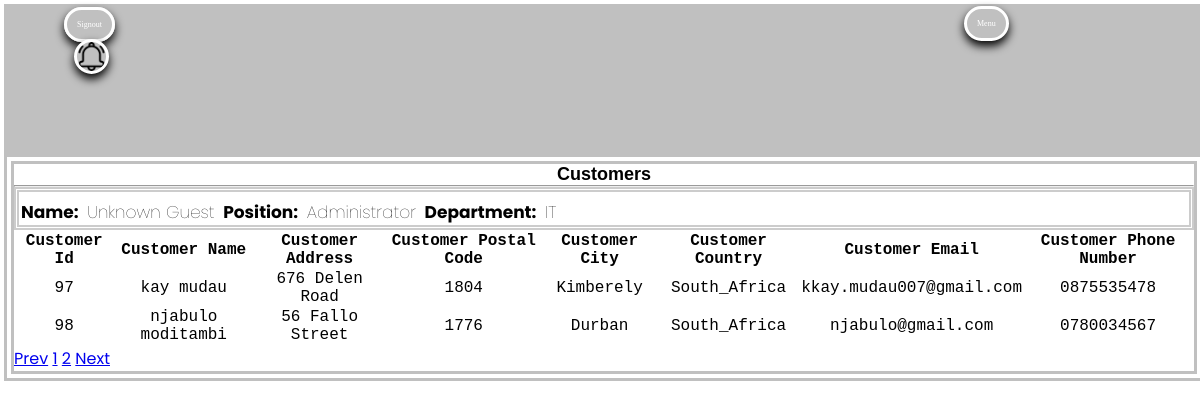
The app's page /admin/admincustomers.php (signed in) with its own data.
### tables this page shows
CREATE TABLE `users` (
  `flduserid` int(11) NOT NULL,
  `flduserimage` varchar(255) NOT NULL,
  `flduserfirstname` varchar(100) NOT NULL,
  `flduserlastname` varchar(100) NOT NULL,
  `flduseraddressline1` varchar(150) NOT NULL,
  `flduseraddressline2` varchar(150) NOT NULL,
  `flduserpostalcode` varchar(10) NOT NULL,
  `fldusercity` varchar(150) NOT NULL,
  `fldusercountry` varchar(150) NOT NULL,
  `flduseremail` varchar(150) NOT NULL,
  `flduserphonenumber` varchar(15) NOT NULL,
  `flduseridnumber` varchar(13) NOT NULL,
  `flduserpassword` varchar(150) NOT NULL
);

### admin/adminserver/getadmincustomers.php (called while the page is built, shortened)
<?php
  include('adminconnection.php');
  if(isset($_GET['pagenumber']) && $_GET['pagenumber'] != ""){
    $pagenumber = $_GET['pagenumber'];
  }
  else{
    $pagenumber = 1;
  }
  $stmt = $conn->prepare("SELECT COUNT(*) AS fldtotalrecords FROM products");
  $stmt->execute();
  $stmt->bind_result($totalrecords);
  $totalrecordsperpage = 10;
  $offset = ($pagenumber - 1) * $totalrecordsperpage;
  $totalnumberofpages = ceil($totalrecords / $totalrecordsperpage);
  $stmt1 = $conn->prepare("SELECT * FROM users LIMIT $offset,$totalrecordsperpage");
  $stmt1->execute();
  $customers = $stmt1->get_result();

### admin/admincustomers.php (the view, shortened to what this page needs)
<?php
include('adminlayouts/adminheader.php');
include('adminserver/getadminlogout.php');
?>
  <body>
    <section class="dashboard">
      <div class="dashboardcontainer" id="dashboardcontainer">
        <div class="text-center mt-3 pt-5 col-lg-6 col-md-12 col-sm-12">
          <h3>Customers</h3>
          <hr class="mx-auto">
          <div class="dashboardadmininfo">
            <p>Name: <span><?php if(isset($_SESSION['fldadminname'])){ echo $_SESSION['fldadminname']; }?></span> Position: <span><?php if(isset($_SESSION['fldadminposition'])){ echo $_SESSION['fldadminposition']; }?></span> Department: <span><?php if(isset($_SESSION['fldadmindepartment'])){ echo $_SESSION['fldadmindepartment']; }?></span></p>
          </div>
          <div class="dashboardinfo">
            <div class="adminproductstablecontainer">
              <table class="adminproductstable">
                <thead>
                  <tr>
                    <th scope="col">Customer Id</th>
                    <th scope="col">Customer Name</th>
                    <th scope="col">Customer Address</th>
                    <th scope="col">Customer Postal Code</th>
                    <th scope="col">Customer City</th>
                    <th scope="col">Customer Country</th>
                    <th scope="col">Customer Email</th>
                    <th scope="col">Customer Phone Number</th>
                  </tr>
                </thead>
                <tbody>
                  <?php include('adminserver/getadmincustomers.php');
                    foreach($customers as $customer){?>
                  <tr>
                    <td><?php echo $customer['flduserid']; ?></td>
                    <td><?php echo $customer['flduserfirstname']." ";  echo $customer['flduserlastname']; ?></td>
                    <td><?php echo $customer['flduseraddressline1']; ?></td>
                    <td><?php echo $customer['flduserpostalcode']; ?></td>
                    <td><?php echo $customer['fldusercity']; ?></td>
                    <td><?php echo $customer['fldusercountry']; ?></td>
                    <td><?php echo $customer['flduseremail']; ?></td>
                    <td><?php echo $customer['flduserphonenumber']; ?></td>
                  </tr>
                  <?php } ?>
                </tbody>
              </table>
              <div class="page-btn">
                <span class="page-item <?php if($pagenumber <= 1){ echo 'disabled';} ?>"><a class="page-link" href="<?php if($pagenumber <= 1){ echo '#';}else{ echo "?pagenumber=".($pagenumber - 1);} ?>">Prev</a></span>
                <span class="page-item"><a class="page-link" href="?pagenumber=1">1</a></span>
                <span class="page-item"><a class="page-link" href="?pagenumber=2">2</a></span>
                <span class="page-item <?php if($pagenumber >= $totalnumberofpages){ echo 'disabled';} ?>"><a class="page-link" href="<?php if($pagenumber >= $totalnumberofpages){ echo '#';}else{ echo "?pagenumber=".($pagenumber + 1);} ?>">Next</a></span>
              </div>
            </div>
          </div>
        </div>
      </div>
    </section><br><br><br><br><br><br><br><br><br>
  </body>
</html>

### admin/adminassets/adminstyles/adminstyledefault.css (style rules this page uses)
* { margin: 0px; padding: 0px; box-sizing: border-box; }
body { font-family: 'Poppins', sans-serif; margin:4px, 4px; padding:4px; overflow-x: auto; overflow-y: auto; }
.dashboard { width: 100vw; height: 100vh; margin-top: 150px; }
.dashboardcontainer { border: solid silver; border-width: 10px; border-style: double; width: 100vw; height: fit-content; margin-left: 0px; }
.dashboardcontainer h3 { font-family: sans-serif; font-size: large; font-weight: bold; text-align: center; color: #000; }
.dashboardadmininfo { border: dotted #ccc; border-width: 5px; border-style: double; width: 100%; height: fit-content; }
.dashboardadmininfo p { word-spacing: 40px; font-size: 12px; font-weight: 10px; color: #000; font-weight: bold; margin-top: 7px; margin-left: 2px; }
.dashboardadmininfo span { word-spacing: 1px; font-size: 12px; font-weight: 18; }
.adminproductstable { font-family: 'Courier New'; font-size: large; font-style: normal; width: 100%; }
.adminproductstable td { text-align: center; }
@media only screen and (max-width: 1300px) { .dashboardcontainer h3 { font-size: x-large; } }
@media only screen and (max-width: 1300px) { .dashboardadmininfo p { word-spacing: 5px; font-size: 24px; } }
@media only screen and (max-width: 1300px) { .dashboardadmininfo span { word-spacing: 0.5px; font-size: 25px; } }
@media only screen and (max-width: 1300px) { .adminproductstable { font-size: 20px; } }
@media only screen and (max-width: 1200px) { .dashboardcontainer h3 { font-size: large; } }
@media only screen and (max-width: 1200px) { .dashboardadmininfo p { word-spacing: 5px; font-size: 17px; margin-top: 7px; margin-left: 2px; } }
@media only screen and (max-width: 1200px) { .dashboardadmininfo span { word-spacing: 0.5px; font-size: 17px; } }
@media only screen and (max-width: 1200px) { .adminproductstable { font-size: 16px; } }

### records on screen
users: flduserid "97", flduserfirstname "kay", flduserlastname "mudau", flduseraddressline1 "676 Delen Road", flduserpostalcode "1804", fldusercity "Kimberely", fldusercountry "South_Africa", flduseremail "kkay.mudau007@gmail.com", flduserphonenumber "0875535478"
users: flduserid "98", flduserfirstname "njabulo", flduserlastname "moditambi", flduseraddressline1 "56 Fallo Street", flduserpostalcode "1776", fldusercity "Durban", fldusercountry "South_Africa", flduseremail "njabulo@gmail.com", flduserphonenumber "0780034567"

### other values on screen
$_SESSION['fldadminname'] "Unknown Guest"
$_SESSION['fldadminposition'] "Administrator"
$_SESSION['fldadmindepartment'] "IT"
